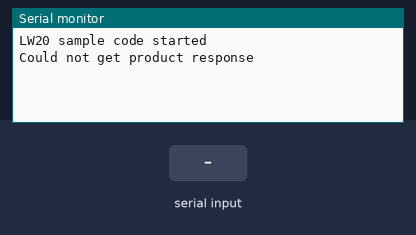
A sketch run on a simulated Arduino Uno, built with avr-gcc and run on an emulated ATmega328P. Shown: the last lines printed to the serial monitor. Inputs (shaded band) come from the test bench.

Above: at 1.2 s.
1.3 s: "90:45\n" received over the second serial link
At 2.9 s:
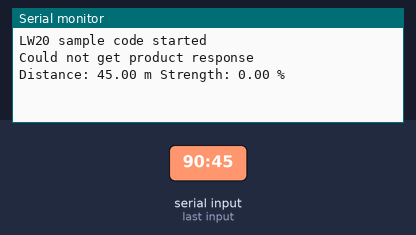
3.8 s: "30:150\n" received over the second serial link
At 5.2 s:
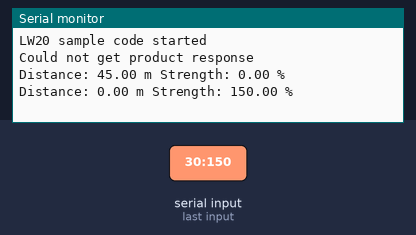

Measured:
- after the input at 1.3 s, the serial monitor: prints a new line after 1.0 s (image 1)
- after the input at 3.8 s, the serial monitor: prints a new line at once (image 2)

The sketch:

lw20_arduino_uno_serial.ino
```cpp
//-------------------------------------------------------------------------------------------
// LightWare LW20/SF20 Arduino LWNX serial connection sample.
// https://lightware.co.za
//-------------------------------------------------------------------------------------------
// This sample connects to the LW20/SF20 with the advanced binary protocol.
// The Arduino Uno only has a single hardware serial port, and therefore this sample
// has been modified to use a software serial port that can be used on custom
// defined pins.
//-------------------------------------------------------------------------------------------

#include <SoftwareSerial.h>
SoftwareSerial LW20_SERIAL(2, 3); // RX, TX

#define USER_SERIAL           Serial
#define USER_SERIAL_BAUDRATE  115200

#define LW20_BAUDRATE         38400

// LW20 response string data.
char responseData[40];
int responseDataSize = 0;

//----------------------------------------------------------------------------------------------
// Application setup.
//----------------------------------------------------------------------------------------------
void setup() {
  // Connect to the serial console.
  USER_SERIAL.begin(115200);
}

//----------------------------------------------------------------------------------------------
// Application main loop.
//----------------------------------------------------------------------------------------------
void loop() {
  USER_SERIAL.println("LW20 sample code started");

  // Connect to the LW20.
  lw20Connect();

  // Show product information to show a valid connection is established.
  lw20PrintProductInfo();

  // Run a loop that asks for distance every 25ms.
  while (true) {
    float distance = lw20GetDistance();
    float strength = lw20GetStrength();

    USER_SERIAL.print("Distance: ");
    USER_SERIAL.print(distance);
    USER_SERIAL.print(" m Strength: ");
    USER_SERIAL.print(strength);
    USER_SERIAL.println(" %");

    delay(25);
  }
}

//----------------------------------------------------------------------------------------------
// Conenct to the LW20 and enable serial mode.
//----------------------------------------------------------------------------------------------
void lw20Connect() {
  LW20_SERIAL.begin(LW20_BAUDRATE);

  // Send some characters to make sure the LW20 switches to serial mode.
  LW20_SERIAL.print('www\r\n');
}

//----------------------------------------------------------------------------------------------
// Send a command string and wait for a response. Returns true if a response was received.
// The response string will be held in 'responseData'.
//----------------------------------------------------------------------------------------------
bool lw20SendCommand(const char* CommandStr) {
  // Make sure there is no unwanted data left in the buffer.
  while (LW20_SERIAL.available()) {
    LW20_SERIAL.read();
  }

  // Send the command.
  LW20_SERIAL.print(CommandStr);

  // Only have 1 second timeout.
  unsigned long timeoutTime = millis() + 1000;

  responseDataSize = 0;

  // Wait for the full response.
  while (millis() < timeoutTime) {
    if (LW20_SERIAL.available()) {
      int c = LW20_SERIAL.read();

      if (c == '\n') {
        responseData[responseDataSize] = 0;
        return true;
      }
      else if (c != '\r') {
        if (responseDataSize == sizeof(responseData) - 1) {
          responseDataSize = 0;
        }

        responseData[responseDataSize++] = (char)c;
      }
    }
  }

  return false;
}

//----------------------------------------------------------------------------------------------
// Gets a number from the response string.
// Most commands have a single number that needs to be extracted from the response. That number
// occurs after the ':' character.
//----------------------------------------------------------------------------------------------
float getNumberFromResponse(char* ResponseStr) {
  // Find the ':' character.
  int index = 0;

  while (true) {
    if (ResponseStr[index] == 0)
      break;

    if (ResponseStr[index] == ':') {
      return atof(ResponseStr + index + 1);
    }

    ++index;
  }

  return 0.0f;
}

//----------------------------------------------------------------------------------------------
// Display the product info response.
//----------------------------------------------------------------------------------------------
void lw20PrintProductInfo() {
  if (lw20SendCommand("?\r\n")) {
    USER_SERIAL.print("Got product response: ");
    USER_SERIAL.println(responseData);
  } else {
    USER_SERIAL.println("Could not get product response");
  }
}

//----------------------------------------------------------------------------------------------
// Get the current distance.
//----------------------------------------------------------------------------------------------
float lw20GetDistance() {
  // NOTE: LDL = median distance to last return.
  if (lw20SendCommand("?ldl\r\n"))
    return getNumberFromResponse(responseData);

  return 0.0f;
}

//----------------------------------------------------------------------------------------------
// Get the signal strength.
//----------------------------------------------------------------------------------------------
float lw20GetStrength() {
  if (lw20SendCommand("?lh\r\n"))
    return getNumberFromResponse(responseData);

  return 0.0f;
}
```
